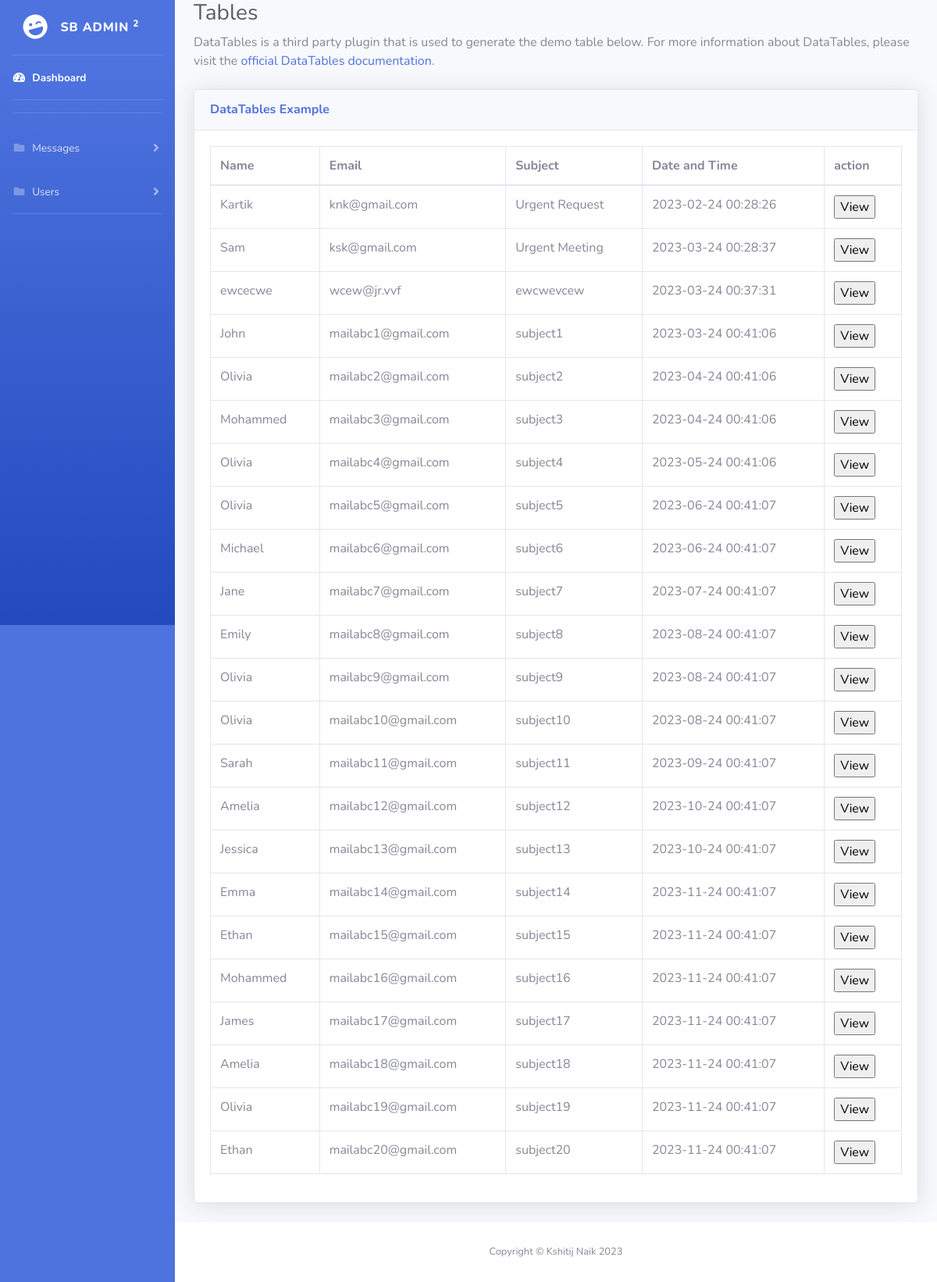
Before: /admin/messages/tables.php (signed in) with the older database file.
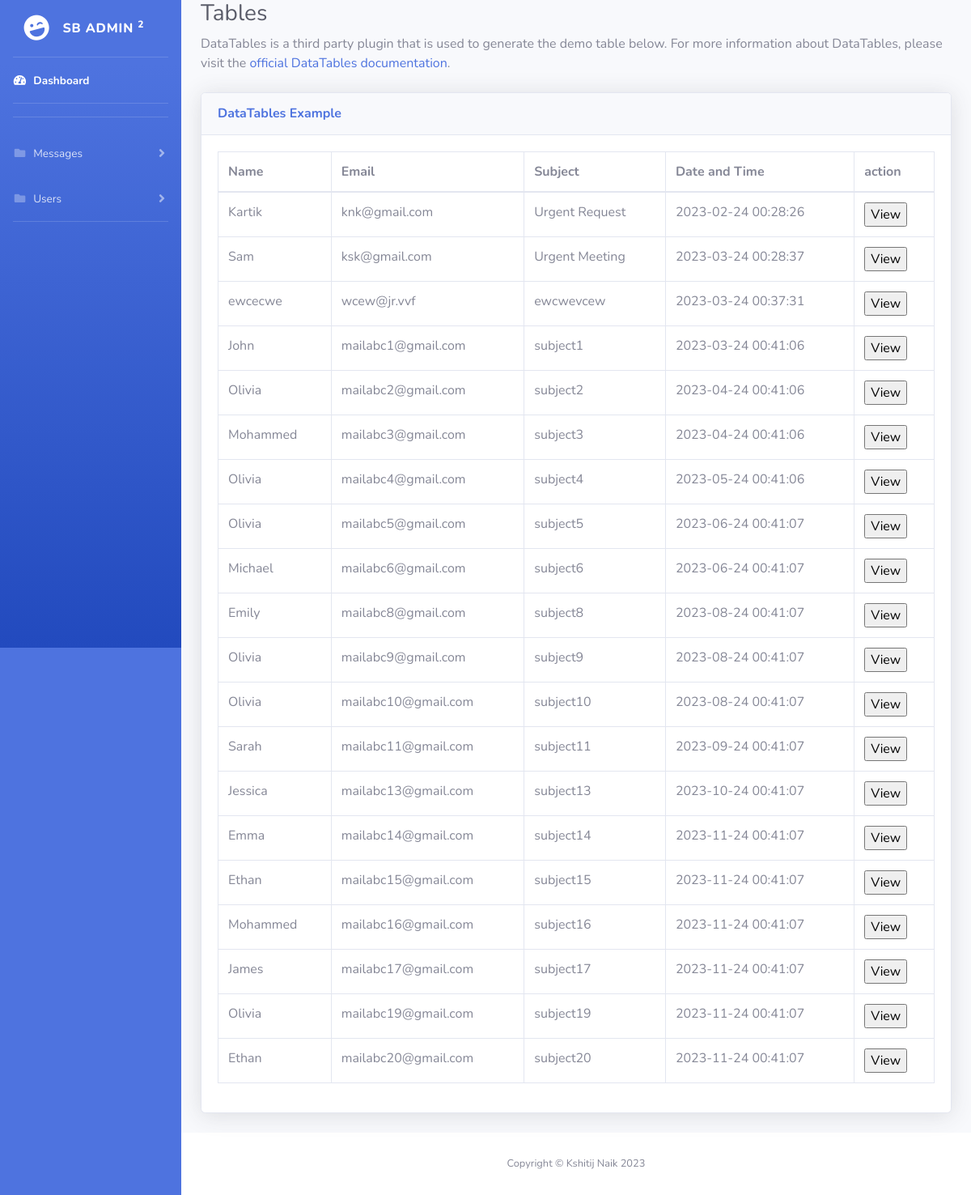
After: the same page with the newer database file.
### tables this page shows
CREATE TABLE `contact` (
  `id` int(11) NOT NULL,
  `name` varchar(100) NOT NULL,
  `email` varchar(100) NOT NULL,
  `subject` varchar(200) NOT NULL,
  `message` text NOT NULL,
  `date_time` timestamp NOT NULL DEFAULT current_timestamp() ON UPDATE current_timestamp(),
  `status` int(2) NOT NULL DEFAULT 1 COMMENT '0: deleted\r\n1:new\r\n2: activated\r\n3: deactivated'
);

### admin/messages/tables.php (the view, shortened to what this page needs)
<?php
require "../../connect.php";
?>
<!DOCTYPE html>
<html lang="en">
<head>
    <link href="../../vendor/fontawesome-free/css/all.min.css" rel="stylesheet" type="text/css">
    <link href="../../css/sb-admin-2.min.css" rel="stylesheet">
    <link href="../../vendor/datatables/dataTables.bootstrap4.min.css" rel="stylesheet">
</head>
<body id="page-top">
    <div id="wrapper">
        <div id="sidebarDiv"></div>
        <div id="content-wrapper" class="d-flex flex-column">
            <div id="content">
                <div class="container-fluid">
                    <h1 class="h3 mb-2 text-gray-800">Tables</h1>
                    <p class="mb-4">DataTables is a third party plugin that is used to generate the demo table below.
                        For more information about DataTables, please visit the <a target="_blank"
                        href="https://datatables.net">official DataTables documentation</a>.</p>
                        <div class="card shadow mb-4">
                            <div class="card-header py-3">
                                <h6 class="m-0 font-weight-bold text-primary">DataTables Example</h6>
                            </div>
                            <div class="card-body">
                                <div class="table-responsive">
                                    <table class="table table-bordered" id="dataTable" width="100%" cellspacing="0">
                                        <thead>
                                            <tr>
                                                <th>Name</th>
                                                <th>Email</th>
                                                <th>Subject</th>
                                                <th>Date and Time</th>
                                                 <th>action</th>
                                            </tr>
                                        </thead>
                                        <tbody>
                                            <?php
                                            $sql = "SELECT * FROM contact WHERE status = 1";
                                            $statement = $conn->query($sql);
                                            $publishers = $statement->fetchAll(PDO::FETCH_ASSOC);
                                            if ($publishers) {
                                                foreach ($publishers as $row) {
                                                    echo "
                                                    <tr>
                                                    <td>" . $row['name'] . "</td>
                                                    <td>" . $row['email'] . "</td>
                                                    <td>" . $row['subject'] . "</td>
                                                    <td>" . $row['date_time'] . "</td>
                                                    <td><a href='view.php?id=".$row['id']."' target='_blank'><input type='button' name='view' value='View' ></a></td>
                                                    </tr>
                                                    ";
                                                }
                                            }
                                            ?>
                                        </tbody>
                                    </table>
                                </div>
                            </div>
                        </div>
                    </div>
                </div>
                <div id="footerDiv"></div>
            </div>
        </div>
</body>
</html>

Changed rows visible on the page:
no longer on this page (row edited): contact: name "Jane", email "mailabc7@gmail.com", subject "subject7", date_time "2023-07-24 00:41:07"
no longer on this page (row edited): contact: name "Amelia", email "mailabc12@gmail.com", subject "subject12", date_time "2023-10-24 00:41:07"
no longer on this page (row edited): contact: name "Amelia", email "mailabc18@gmail.com", subject "subject18", date_time "2023-11-24 00:41:07"
